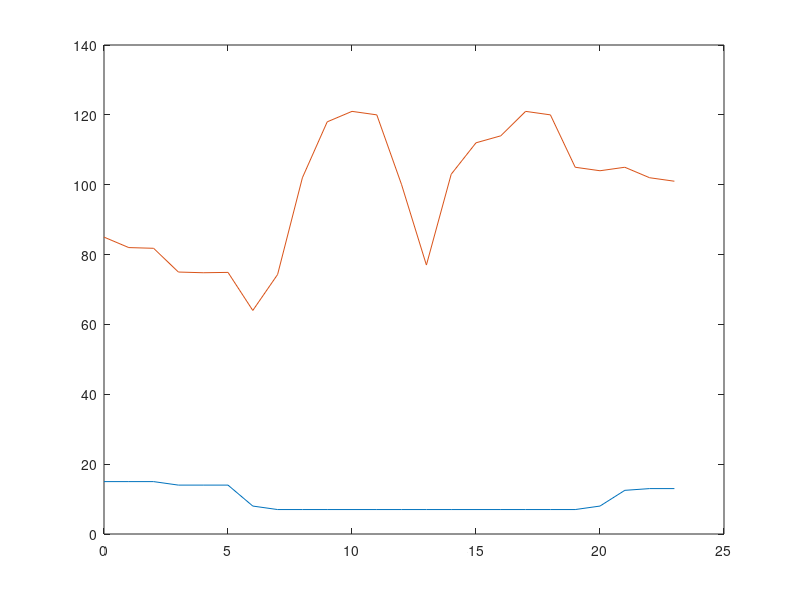

Source code (MATLAB):
%% Clear all, clc, close all
clear all, clc, close all

%% Parametri iniziali
ore = 0:23;

% Sito profilo di carico (Azienda ...) Nord-Ovest d'Italia

% Soleggiamento Anno 2020 (W/m^2)
% Gennaio
% Matrice - righe corrispondono ai giorni del mese e 
% colonne corrispondono alle ore

Soleggiamento_Gen = [0 0 0 0 0 0 0 16 103 239 325 340 227 249 132 23 0 0 0 0 0 0 0 0;
                                    0 0 0 0 0 0 0 19 154 250 324 318 292 248 129 20 0 0 0 0 0 0 0 0;
                                    0 0 0 0 0 0 0 0 52 212 54 351 142 93 28 0 0 0 0 0 0 0 0 0;
                                    0 0 0 0 0 0 0 29 141 252 330 348 333 249 143 33 0 0 0 0 0 0 0 0;
                                    0 0 0 0 0 0 0 31 140 253 330 347 333 259 144 31 0 0 0 0 0 0 0 0;
                                    0 0 0 0 0 0 0 28 69 137 286 348 227 246 131 24 0 0 0 0 0 0 0 0;
                                    0 0 0 0 0 0 0 10 57 126 220 212 183 256 139 26 0 0 0 0 0 0 0 0;
                                    0 0	0 0	0 0	0 38 154 264 345 369 364 256 139 32 0 0 0 0 0 0 0 0;
                                    0 0	0 0	0 0	0 36 147 251 345 378 358 281 135 52 0 0 0 0 0 0 0 0;
                                    0 0	0 0	0 0	0 30 172 29 33 84 86 85 10 0 0 0 0 0 0 0 0 0;
                                    0 0	0 0	0 0	0 35 150 262 347 382 357 279 164 41 0 0 0 0 0 0 0 0;
                                    0 0	0 0	0 0	0 38 159 274 361 394 368 294 176 44 0 0 0 0 0 0 0 0;
                                    0 0	0 0	0 0	0 29 163 223 227 245 231 249 157 27 0 0 0 0 0 0 0 0;
                                    0 0	0 0	0 0	0 0 17 100 98 106 179 142 74 21 0 0 0 0 0 0 0 0;
                                    0 0	0 0	0 0	0 9 42 62 40 62 70 34 7 1 0 0 0 0 0 0 0 0;
                                    0 0	0 0	0 0	0 0 3 8 28 68 111 106 111 43 0 0 0 0 0 0 0 0;
                                    0 0	0 0	0 0	0 38 75 51 57 6 40 3 1 0 0 0 0 0 0 0 0 0;
                                    0 0	0 0	0 0	0 65 135 286 376 415 385 301 183 35 0 0 0 0 0 0 0 0;
                                    0 0	0 0	0 0	0 41 152 271 396 457 469 237 131 21 0 0 0 0 0 0 0 0;
                                    0 0 0 0 0 0 0 12 60 210 387 359 382 373 120 29 0 0 0 0 0 0 0 0;
                                    0 0 0 0 0 0 0 16 125 166 170 201 161 186 117 27 0 0 0 0 0 0 0 0;
                                    0 0 0 0 0 0 0 10 112 268 289 350 383 308 185 51 0 0 0 0 0 0 0 0;
                                    0 0 0 0 0 0 0 43 158 284 372 407 384 311 195 57 0 0 0 0 0 0 0 0;
                                    0 0 0 0 0 0 0 29 71 199 193 88 29 37 30 3 0 0 0 0 0 0 0 0;
                                    0 0 0 0 0 0 0 4 34 144 303 302 248 214 101 18 0 0 0 0 0 0 0 0;
                                    0 0 0 0 0 0 0 45 181 293 408 240 369 277 186 92 1 0 0 0 0 0 0 0;
                                    0 0 0 0 0 0 0 32 130 280 244 290 351 309 63 18 0 0 0 0 0 0 0 0;
                                    0 0 0 0 0 0 0 0 26 135 229 390 426 358 180 79 3 0 0 0 0 0 0 0;
                                    0 0 0 0 0 0 0 33 164 307 411 454 433 350 233 85 1 0 0 0 0 0 0 0;
                                    0 0 0 0 0 0 0 29 58 127 221 289 286 177 185 77 3 0 0 0 0 0 0 0;
                                    0 0 0 0 0 0 0 1 33 51 88 49 40 58 19 0 0 0 0 0 0 0 0 0;];



%ottobre - gennaio
PloadH = [195 187 180 167 167.5 169.5 175 173 220 232 240 245 225 212 213 235 248 250 249.5 247.5 240 230 218 213]; %KW
%febbraio-aprile e luglio-settembre
PloadI = [85 82 81.8 75 74.8 74.9 64 74.3 102 118 121 120 100 77 103 112 114 121 120 105 104 105 102 101]; %KW
%maggio-giugno
PloadL = [15 15 15 14 14 14 8 7 7 7 7 7 7 7 7 7 7 7 7 7 8 12.5 13 13]; %KW

p(1:24) = 0;

figure(1)
plot(ore, PloadL, ore, PloadI)

% Batteria - PowerWall 2 - Tesla da 14 KWh - Costo € 6.000 
% Scarica e carica batteria 5 KWh, per 10 secondi 7 KWh
carica_scarica_per_ora = 5; % KWh

Capacita_Batteria = 14; %KWh
Numero_batterie = 1;

% Range di mantenimento dello stato di carica
% SOC - stato di carica
SOCmax = 90; % percento
SOCmin = 10; % percento



